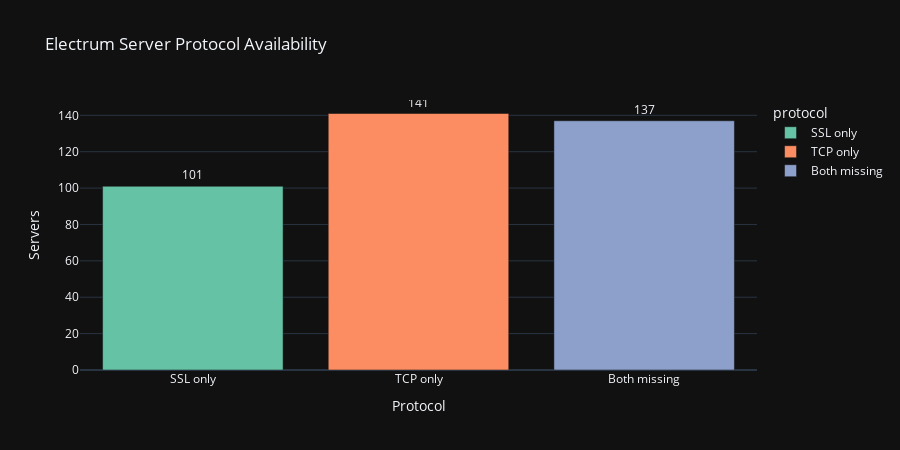

Notebook source saved alongside this figure:
### Code cell
fig_proto = px.bar(
    proto_stats,
    x="protocol",
    y="count",
    text="count",
    title="Electrum Server Protocol Availability",
    color="protocol",
    color_discrete_sequence=px.colors.qualitative.Set2
)

fig_proto.update_layout(
    template="plotly_dark",
    height=450,
    xaxis_title="Protocol",
    yaxis_title="Servers",
)
fig_proto.update_traces(textposition="outside")

fig_proto.show()

### Figure 1 — Plotly figure (JSON) as saved in the notebook; plotly's stock layout.template omitted (floating-point values rounded to 4 significant figures)
{"data": [{"hovertemplate": "protocol=%{x}<br>count=%{text}<extra></extra>", "legendgroup": "SSL only", "marker": {"color": "rgb(102,194,165)", "pattern": {"shape": ""}}, "name": "SSL only", "orientation": "v", "showlegend": true, "text": [101.0], "textposition": "outside", "type": "bar", "x": ["SSL only"], "xaxis": "x", "y": [101], "yaxis": "y"}, {"hovertemplate": "protocol=%{x}<br>count=%{text}<extra></extra>", "legendgroup": "TCP only", "marker": {"color": "rgb(252,141,98)", "pattern": {"shape": ""}}, "name": "TCP only", "orientation": "v", "showlegend": true, "text": [141.0], "textposition": "outside", "type": "bar", "x": ["TCP only"], "xaxis": "x", "y": [141], "yaxis": "y"}, {"hovertemplate": "protocol=%{x}<br>count=%{text}<extra></extra>", "legendgroup": "Both missing", "marker": {"color": "rgb(141,160,203)", "pattern": {"shape": ""}}, "name": "Both missing", "orientation": "v", "showlegend": true, "text": [137.0], "textposition": "outside", "type": "bar", "x": ["Both missing"], "xaxis": "x", "y": [137], "yaxis": "y"}], "layout": {"barmode": "relative", "height": 450, "legend": {"title": {"text": "protocol"}, "tracegroupgap": 0}, "title": {"text": "Electrum Server Protocol Availability"}, "xaxis": {"anchor": "y", "categoryarray": ["SSL only", "TCP only", "Both missing"], "categoryorder": "array", "domain": [0, 1], "title": {"text": "Protocol"}}, "yaxis": {"anchor": "x", "domain": [0, 1], "title": {"text": "Servers"}}}}
